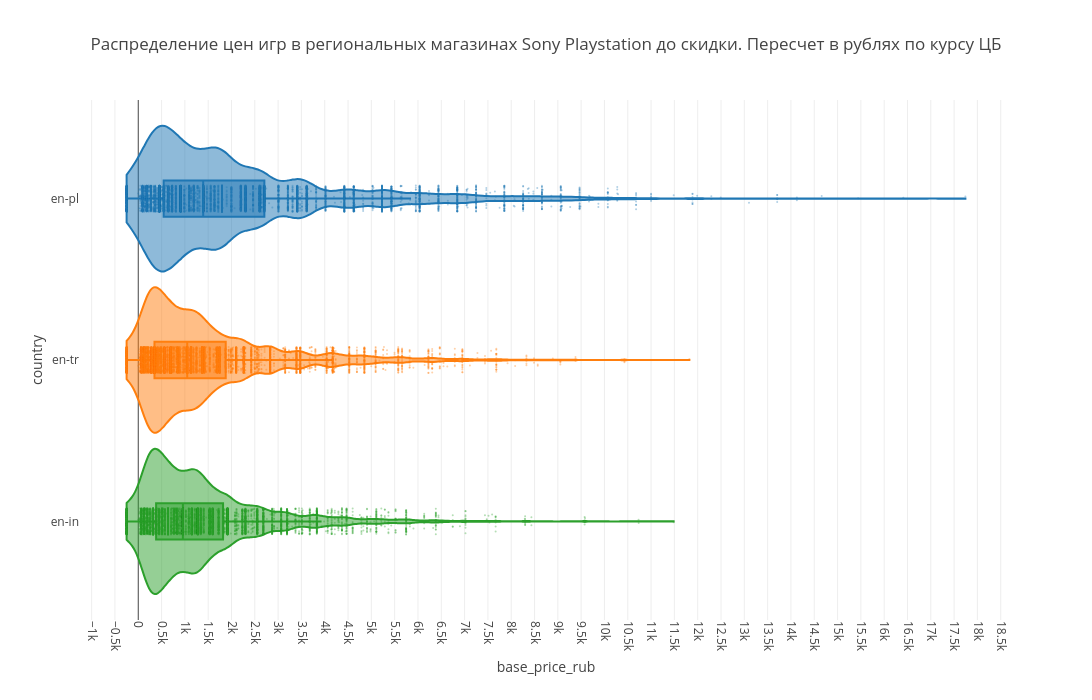

This figure's notebook cell:
### Code cell
df_agg = (
    df.groupby(["country", "base_price_rub"], as_index=False)
      .agg(count=("product_id", "count"))
)

df_plot = (
    df_agg.loc[df_agg.index.repeat(df_agg["count"]), ["country", "base_price_rub"]]
    .reset_index(drop=True)
)


fig = px.violin(
    df_plot,
    x="base_price_rub",
    y="country",
    color="country",
    orientation="h",
    box=True,
    points="all",
    category_orders={"country": ["en-pl", "en-tr", "en-in"]},
    template="none",
    title="Распределение цен игр в региональных магазинах Sony Playstation до скидки. Пересчет в рублях по курсу ЦБ"
)

fig.update_traces(
    jitter=0.18,
    pointpos=0,
    marker=dict(size=2, opacity=0.35),
    scalemode="count",
    spanmode="hard",
    width=0.9

)

fig.update_xaxes(range=[-600, None], dtick=500, tickangle=90, showgrid=True, gridwidth=1)
fig.update_layout(width=1500, height=700, showlegend=False, violingap=0.01, violingroupgap=0.03)

fig.show()

### Figure 1 — Plotly figure (JSON) as saved in the notebook; plotly's stock layout.template omitted (floating-point values rounded to 4 significant figures; data arrays with more than 128 entries replaced by an {"elided": "..."} marker saying what was removed)
{"data": [{"alignmentgroup": "True", "box": {"visible": true}, "hovertemplate": "country=%{y}<br>base_price_rub=%{x}<extra></extra>", "legendgroup": "en-pl", "marker": {"color": "#1F77B4", "opacity": 0.35, "size": 2}, "name": "en-pl", "offsetgroup": "en-pl", "orientation": "h", "points": "all", "scalegroup": "True", "showlegend": true, "x": {"elided": "9148 int values"}, "x0": " ", "xaxis": "x", "y": {"elided": "9148 str values"}, "y0": " ", "yaxis": "y", "type": "violin", "jitter": 0.18, "pointpos": 0, "scalemode": "count", "spanmode": "hard", "width": 0.9}, {"alignmentgroup": "True", "box": {"visible": true}, "hovertemplate": "country=%{y}<br>base_price_rub=%{x}<extra></extra>", "legendgroup": "en-tr", "marker": {"color": "#FF7F0E", "opacity": 0.35, "size": 2}, "name": "en-tr", "offsetgroup": "en-tr", "orientation": "h", "points": "all", "scalegroup": "True", "showlegend": true, "x": {"elided": "8943 int values"}, "x0": " ", "xaxis": "x", "y": {"elided": "8943 str values"}, "y0": " ", "yaxis": "y", "type": "violin", "jitter": 0.18, "pointpos": 0, "scalemode": "count", "spanmode": "hard", "width": 0.9}, {"alignmentgroup": "True", "box": {"visible": true}, "hovertemplate": "country=%{y}<br>base_price_rub=%{x}<extra></extra>", "legendgroup": "en-in", "marker": {"color": "#2CA02C", "opacity": 0.35, "size": 2}, "name": "en-in", "offsetgroup": "en-in", "orientation": "h", "points": "all", "scalegroup": "True", "showlegend": true, "x": {"elided": "9177 int values"}, "x0": " ", "xaxis": "x", "y": {"elided": "9177 str values"}, "y0": " ", "yaxis": "y", "type": "violin", "jitter": 0.18, "pointpos": 0, "scalemode": "count", "spanmode": "hard", "width": 0.9}], "layout": {"xaxis": {"anchor": "y", "domain": [0.0, 1.0], "title": {"text": "base_price_rub"}, "range": [-600, null], "dtick": 500, "tickangle": 90, "showgrid": true, "gridwidth": 1}, "yaxis": {"anchor": "x", "domain": [0.0, 1.0], "title": {"text": "country"}, "categoryorder": "array", "categoryarray": ["en-in", "en-tr", "en-pl"]}, "legend": {"title": {"text": "country"}, "tracegroupgap": 0}, "title": {"text": "Распределение цен игр в региональных магазинах Sony Playstation до скидки. Пересчет в рублях по курсу ЦБ"}, "violinmode": "overlay", "width": 1500, "height": 700, "showlegend": false, "violingap": 0.01, "violingroupgap": 0.03}}
